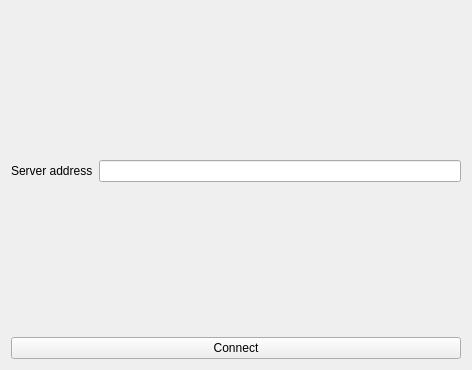
<?xml version="1.0" encoding="UTF-8"?>
<ui version="4.0">
 <class>Client_Connector</class>
 <widget class="QWidget" name="Client_Connector">
  <property name="geometry">
   <rect>
    <x>0</x>
    <y>0</y>
    <width>472</width>
    <height>370</height>
   </rect>
  </property>
  <property name="windowTitle">
   <string>Form</string>
  </property>
  <layout class="QGridLayout" name="gridLayout">
   <item row="2" column="0">
    <layout class="QVBoxLayout" name="verticalLayout">
     <item>
      <spacer name="verticalSpacer_2">
       <property name="orientation">
        <enum>Qt::Vertical</enum>
       </property>
       <property name="sizeHint" stdset="0">
        <size>
         <width>20</width>
         <height>40</height>
        </size>
       </property>
      </spacer>
     </item>
     <item>
      <layout class="QHBoxLayout" name="horizontalLayout">
       <item>
        <widget class="QLabel" name="server_addr_label">
         <property name="text">
          <string>Server address</string>
         </property>
        </widget>
       </item>
       <item>
        <widget class="QLineEdit" name="server_addr_edit"/>
       </item>
      </layout>
     </item>
     <item>
      <spacer name="verticalSpacer_3">
       <property name="orientation">
        <enum>Qt::Vertical</enum>
       </property>
       <property name="sizeHint" stdset="0">
        <size>
         <width>20</width>
         <height>40</height>
        </size>
       </property>
      </spacer>
     </item>
     <item>
      <widget class="QPushButton" name="connect_client_button">
       <property name="focusPolicy">
        <enum>Qt::StrongFocus</enum>
       </property>
       <property name="text">
        <string>Connect</string>
       </property>
      </widget>
     </item>
    </layout>
   </item>
  </layout>
 </widget>
 <resources/>
 <connections/>
</ui>
